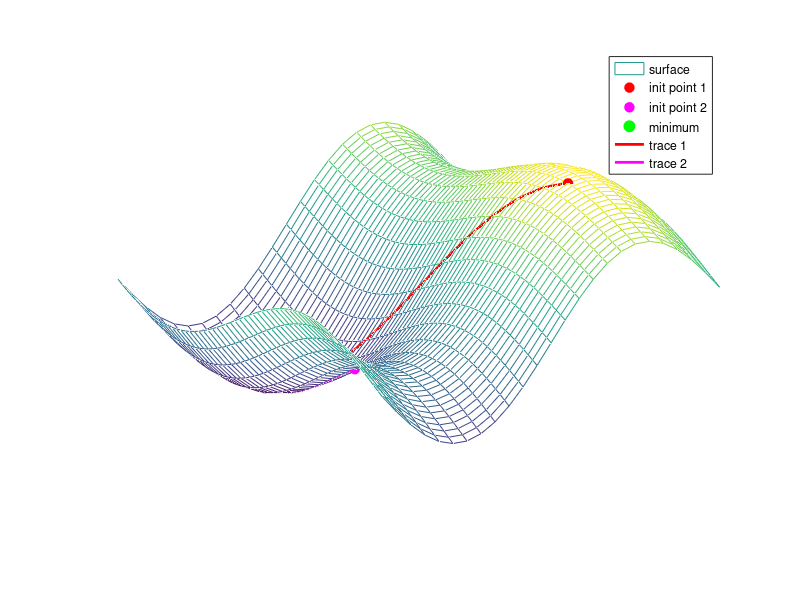

Write the MATLAB code that produced this figure.
%% 
clear;

% Reproducible random parameter control
random_mode = "load"; % "generate" or "load"
view_mode = "default"; % "default" or "z_axis"
random_param_file = "PEL3D_random_params.mat";
pad_left = 50;
pad_right = 25;
pad_bottom = 20;
pad_top = 20;
N = 100;
if (1 + pad_left) > (N - pad_right) || (1 + pad_bottom) > (N - pad_top)
    error("Padding is too large and leaves an empty grid.");
end
x_vals = (1 + pad_left):(N - pad_right);
y_vals = (1 + pad_bottom):(N - pad_top);
[x, y] = meshgrid(x_vals, y_vals);
grid_rows = size(x, 1);
grid_cols = size(x, 2);

if random_mode == "load" && isfile(random_param_file)
    loaded_data = load(random_param_file, "random_params");
    random_params = loaded_data.random_params;
    if ~isfield(random_params, "N")
        error("Saved random parameters are missing field N.");
    end
    if random_params.N ~= N
        error("Saved random parameters use N=%d, but current N=%d.", random_params.N, N);
    end
    if ~isfield(random_params, "grid_rows") || ~isfield(random_params, "grid_cols") ...
            || random_params.grid_rows ~= grid_rows || random_params.grid_cols ~= grid_cols ...
            || ~isfield(random_params, "rand_term_1") || ~isfield(random_params, "rand_term_2") ...
            || ~isequal(size(random_params.rand_term_1), [grid_rows, grid_cols]) ...
            || ~isequal(size(random_params.rand_term_2), [grid_rows, grid_cols])
        warning("Saved random parameters are incompatible with current grid; regenerating.");
        random_params.rand_term_1 = rand(grid_rows, grid_cols);
        random_params.rand_term_2 = rand(grid_rows, grid_cols);
        random_params.N = N;
        random_params.grid_rows = grid_rows;
        random_params.grid_cols = grid_cols;
    end
else
    random_params.rand_term_1 = rand(grid_rows, grid_cols);
    random_params.rand_term_2 = rand(grid_rows, grid_cols);
    random_params.N = N;
    random_params.grid_rows = grid_rows;
    random_params.grid_cols = grid_cols;
end

z = ((sin(5*x./N)+1).*(cos(15*y./N)-1) + 10*random_params.rand_term_1)...
    .*((cos(5*y./N)-1).*(sin(15*x./N)+1) + 10*random_params.rand_term_2);

% Save the exact random values used in this run.
save(random_param_file, "random_params");

% z = ((sin(2*x./N)+1).*(cos(2*y./N)-1) + 2*rand(1, N))...
%     .*((cos(2*y./N)-1).*(sin(2*x./N)+1) + 2*rand(1, N));



zz = fft2(z);
zzz = zeros(size(z));
n = 2;
zzz(1:n, 1:n) = zz(1:n, 1:n);
z = ifft2(zzz);

z = real(z);
mesh(x, y, z);
if view_mode == "default"
    view(3);
elseif view_mode == "z_axis"
    view(2);
else
    error("Unknown view_mode: %s. Use 'default' or 'z_axis'.", view_mode);
end
set(gcf, 'Color', 'none');
axis off
hold on;

% Two initial points; minimum point will be computed from the surface
init_pt_1 = [69, 36];
init_pt_2 = [57, 46];

% Find the true minimum point on the current surface z
[min_z, min_idx] = min(z(:));
[min_row, min_col] = ind2sub(size(z), min_idx);
min_pt = [x(min_row, min_col), y(min_row, min_col)];

% Sample z from the current surface so markers/traces stay on the mesh
init_z_1 = interp2(x, y, z, init_pt_1(1), init_pt_1(2), "linear");
init_z_2 = interp2(x, y, z, init_pt_2(1), init_pt_2(2), "linear");

% Mark the three points on the surface
plot3(init_pt_1(1), init_pt_1(2), init_z_1, "ro", ...
    "MarkerFaceColor", "r", "MarkerSize", 7);
plot3(init_pt_2(1), init_pt_2(2), init_z_2, "mo", ...
    "MarkerFaceColor", "m", "MarkerSize", 7);
plot3(min_pt(1), min_pt(2), min_z, "go", ...
    "MarkerFaceColor", "g", "MarkerSize", 8);

% Create two optimization traces on the surface
n_trace = 120;
t = linspace(0, 1, n_trace);

trace1_x = init_pt_1(1) + (min_pt(1) - init_pt_1(1)) * t;
trace1_y = init_pt_1(2) + (min_pt(2) - init_pt_1(2)) * t;
trace1_z = interp2(x, y, z, trace1_x, trace1_y, "linear");

trace2_x = init_pt_2(1) + (min_pt(1) - init_pt_2(1)) * t;
trace2_y = init_pt_2(2) + (min_pt(2) - init_pt_2(2)) * t;
trace2_z = interp2(x, y, z, trace2_x, trace2_y, "linear");

plot3(trace1_x, trace1_y, trace1_z, "r-", "LineWidth", 2.0);
plot3(trace2_x, trace2_y, trace2_z, "m-", "LineWidth", 2.0);

legend("surface", "init point 1", "init point 2", "minimum", ...
    "trace 1", "trace 2", "Location", "best");
hold off;
